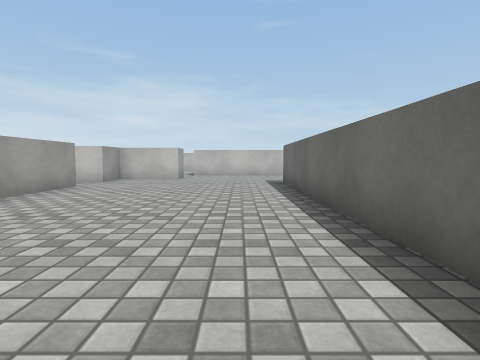
View 1 (above)

17 first-person views from a walk through a Unity game level. The camera is 0.72 m above the floor, tilts 4° down and sees 80° across. The floor is counted in squares, 1 m on a side. Each view is taken from the middle of a square. On the plan, view 1 faces up. The plan holds only what a view shows up to about 10 squares ahead; the rest is blank. The player character is not drawn. Surface patterns are stand-ins for the level's own textures.

View 2
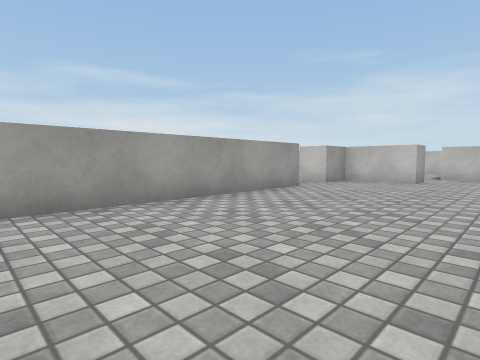

View 3
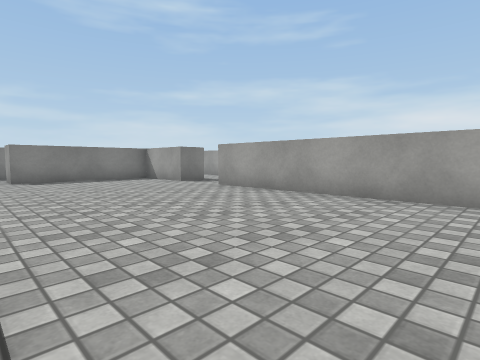

View 4
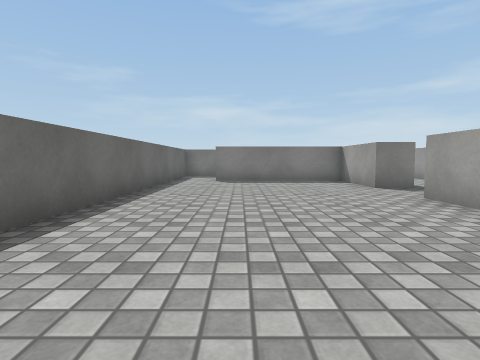

View 5
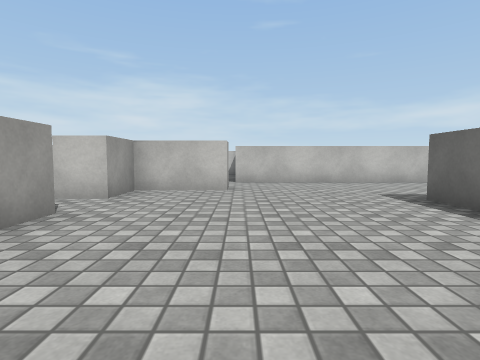

View 6
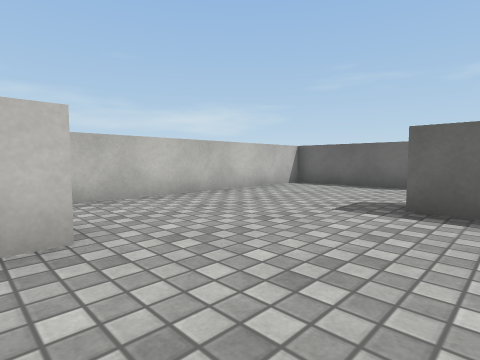

View 7
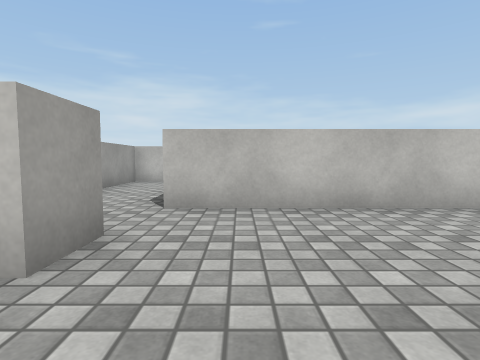

View 8
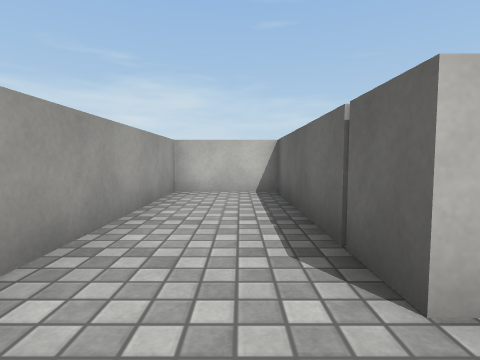

View 9
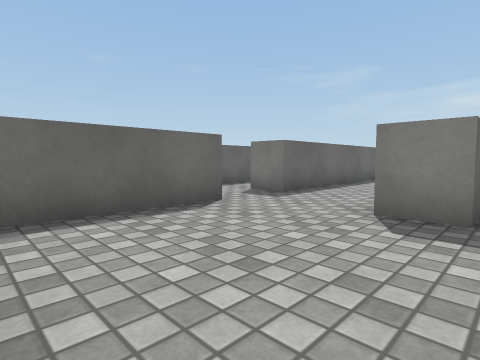

View 10
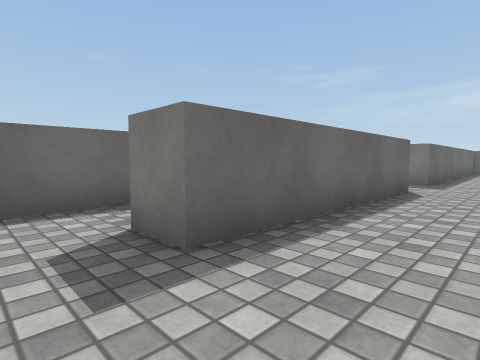

View 11
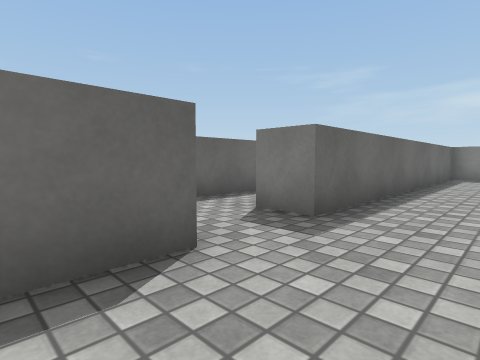

View 12
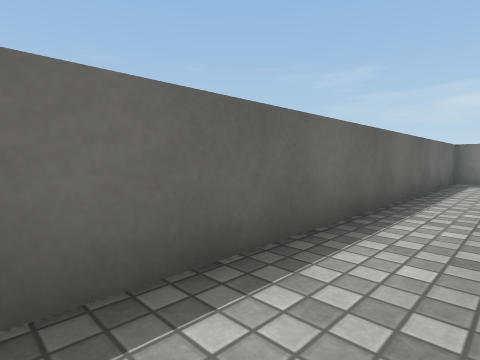

View 13
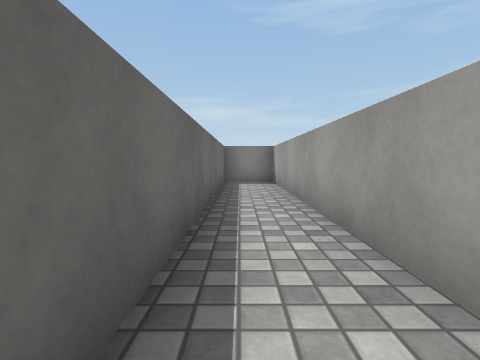

View 14
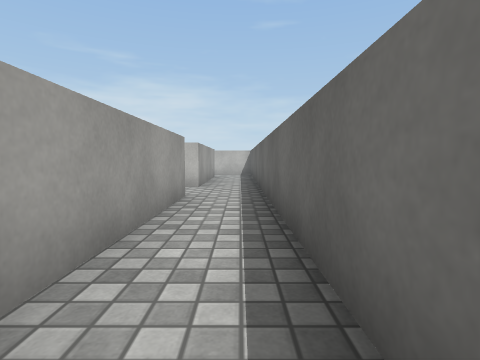

View 15
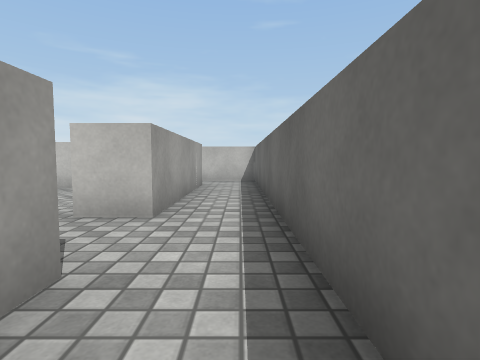

View 16
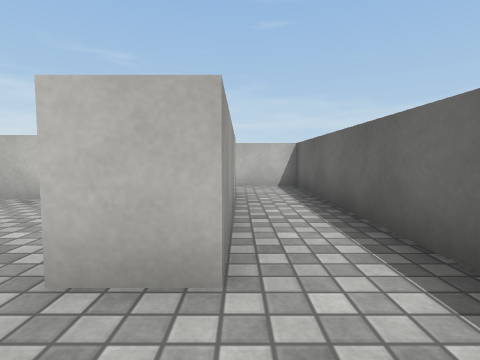

View 17
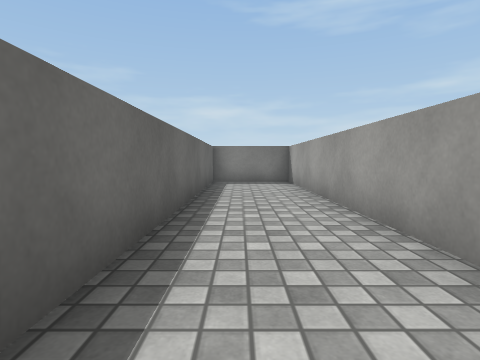

### Floor plan
Points are (right, up) in squares from view 1. A wall is a line through its corners. A room is listed if a view was taken in it or the views show most of it. See-through windows are left out.
Room 1 (views 1, 2, 3, 4, 5, 6, 7, 8, 9, 10, 11, 17)
walls: (4.9, 1.5) (4.9, 7.7); (-4.5, 7.9) (-4.5, -2.5); (2.4, -1.9) (2.4, -9.5) (4.9, -9.5) (4.9, -0.2); (4.9, 9.6) (4.9, 13.3) (-2.1, 13.3) (-2.1, 18.5) (-4.5, 18.5) (-4.5, 13.6); (-2.3, 11.8) (-2.3, 10.7) (-4.5, 10.7) (-4.5, 9.3); (-5.5, -4.3) (-4.5, -4.3) (-4.5, -6.8) (-0.2, -6.8) (-0.2, -7.9); (1.4, -7) (1.4, 9.1) (2.5, 9.1)
ways out: opening at (5.5, 0.5) to room 2; opening at (5.5, 8.5) to room 2; opening at (-5, -3.5); opening at (-5, 8.5); opening at (0.5, -7.5)
Room 2 (views 12, 13, 14, 15, 16)
walls: (7.5, 2.5) (7.5, 15.8) (5.6, 15.8); (4.9, 7.7) (5.9, 7.7) (5.9, 3.2); (4.9, -0.2) (6, -0.2); (5.9, -1.2) (5.9, -9.5) (7.5, -9.5) (7.5, 1); (5.9, 14.1) (5.9, 9.6) (4.9, 9.6)
ways out: opening at (5.5, 0.5) to room 1; opening at (5.5, 8.5) to room 1

Where each view was taken, in squares from view 1:
view 1: 0 up, 0 right, facing up
view 2: 1 up, 0 right, facing up-left
view 3: 4 up, 1 right, facing down-left
view 4: 3 up, 1 left, facing down
view 5: 4 up, 2 left, facing up
view 6: 8 up, 3 left, facing up-right
view 7: 9 up, 1 left, facing up
view 8: 12 up, 3 left, facing up
view 9: 13 up, 1 right, facing down-right
view 10: 9 up, 3 right, facing down-right
view 11: 3 up, 3 right, facing down-right
view 12: 1 up, 6 right, facing down-right
view 13: 0 up, 7 right, facing down
view 14: 2 up, 7 right, facing up
view 15: 6 up, 7 right, facing up
view 16: 8 up, 6 right, facing up
view 17: 0 up, 4 right, facing down
